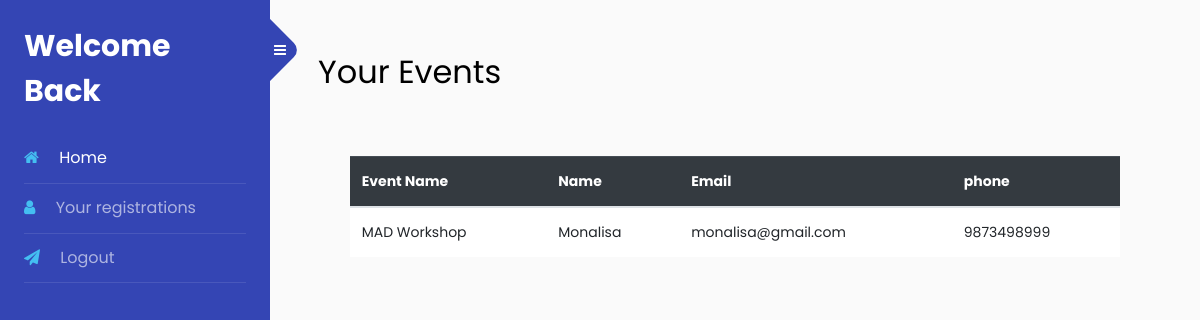
Page /stu/yourreg.php (signed in) on the committed database.
### tables this page shows
CREATE TABLE `registrations` (
  `id` int(11) NOT NULL,
  `name` varchar(255) NOT NULL,
  `email` varchar(255) NOT NULL,
  `phone` varchar(255) NOT NULL,
  `title` varchar(255) NOT NULL
);

### stu/yourreg.php (the view, shortened to what this page needs)
<?php
include 'db.php';
?>
<!doctype html>
<html lang="en">
  <head>
		<link rel="stylesheet" href="https://stackpath.bootstrapcdn.com/font-awesome/4.7.0/css/font-awesome.min.css">
		<link rel="stylesheet" href="css/style.css">
  </head>
  <body>
		<div class="wrapper d-flex align-items-stretch">
			<nav id="sidebar">
				<?php require 'nav.php'; ?>
      <div id="content" class="p-4 p-md-5 pt-5">
      <h2 class="mb-4" style="marggin-bottom:20px;"> Your Events</h2>
      <div class="container" style="margin-top:60px;width:96%;">
<table class="table" style="background:#fff;">
  <thead class="table-dark">
    <tr>
      <th scope="col">Event Name</th>
      <th scope="col">Name</th>
      <th scope="col">Email</th>
      <th scope="col">phone</th>
    </tr>
  </thead>
  <tbody>
        <?php
          $sql= "SELECT *from registrations";
          $gotresults=mysqli_query($conn, $sql);
          if($gotresults){
          if(mysqli_num_rows($gotresults) > 0){
            while($row = mysqli_fetch_array($gotresults)){
              ?>
              <tr>
      <td><?php echo $row['title']; ?></td>
      <td><?php echo $row['name']; ?></td>
      <td><?php echo $row['email']; ?></td>
      <td><?php echo $row['phone']; ?></td>
            </tr>
<?php
            }
        }
    }
	?>
  </tbody>
  </div>
      </div>
    </div>
  </body>
</html>

### rows in the picture
registrations: title "MAD Workshop", name "Monalisa", email "monalisa@gmail.com", phone "9873498999"
